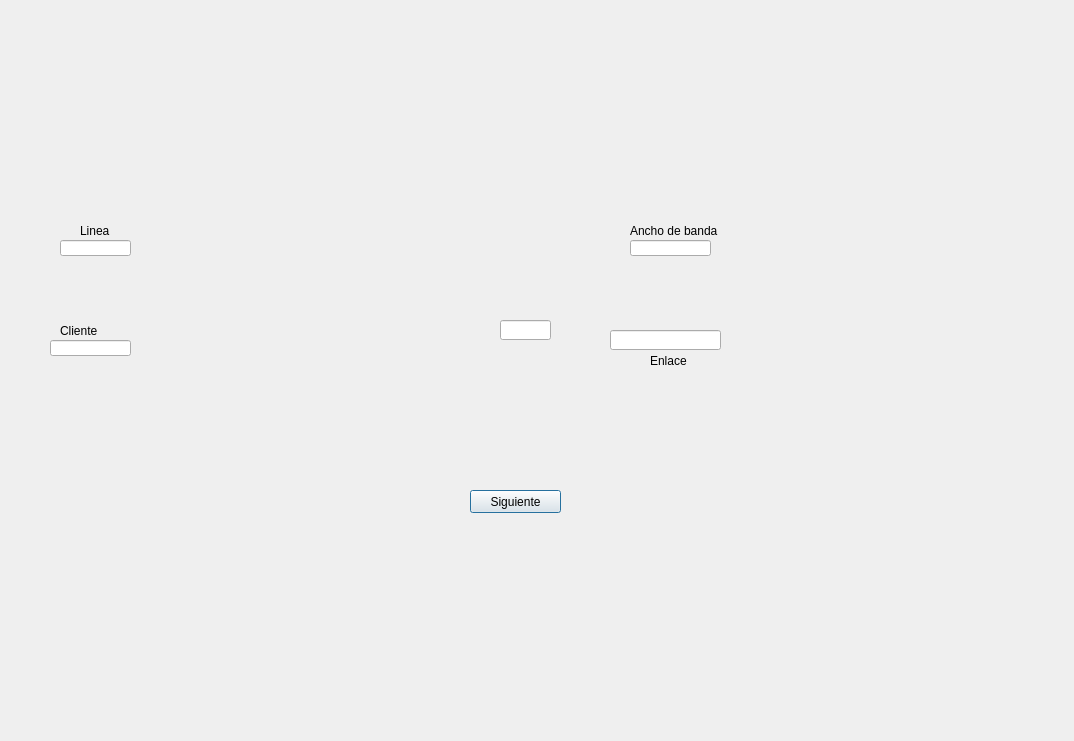
<?xml version="1.0" encoding="UTF-8"?>
<ui version="4.0">
 <class>Dialog</class>
 <widget class="QDialog" name="Dialog">
  <property name="geometry">
   <rect>
    <x>0</x>
    <y>0</y>
    <width>1074</width>
    <height>741</height>
   </rect>
  </property>
  <property name="windowTitle">
   <string>Dialog</string>
  </property>
  <widget class="QLabel" name="NClientes">
   <property name="geometry">
    <rect>
     <x>80</x>
     <y>220</y>
     <width>41</width>
     <height>21</height>
    </rect>
   </property>
   <property name="text">
    <string>Linea</string>
   </property>
  </widget>
  <widget class="QLabel" name="NLineas">
   <property name="geometry">
    <rect>
     <x>60</x>
     <y>320</y>
     <width>51</width>
     <height>21</height>
    </rect>
   </property>
   <property name="text">
    <string>Cliente</string>
   </property>
  </widget>
  <widget class="QLineEdit" name="lineEdit">
   <property name="geometry">
    <rect>
     <x>50</x>
     <y>340</y>
     <width>81</width>
     <height>16</height>
    </rect>
   </property>
  </widget>
  <widget class="QLineEdit" name="lineEdit_2">
   <property name="geometry">
    <rect>
     <x>60</x>
     <y>240</y>
     <width>71</width>
     <height>16</height>
    </rect>
   </property>
  </widget>
  <widget class="QLineEdit" name="lineEdit_3">
   <property name="geometry">
    <rect>
     <x>630</x>
     <y>240</y>
     <width>81</width>
     <height>16</height>
    </rect>
   </property>
  </widget>
  <widget class="QLabel" name="label">
   <property name="geometry">
    <rect>
     <x>30</x>
     <y>-180</y>
     <width>981</width>
     <height>921</height>
    </rect>
   </property>
   <property name="styleSheet">
    <string notr="true">image: url(:/arquitectura/Paso1.png)</string>
   </property>
   <property name="text">
    <string/>
   </property>
  </widget>
  <widget class="QLabel" name="label_2">
   <property name="geometry">
    <rect>
     <x>630</x>
     <y>220</y>
     <width>111</width>
     <height>21</height>
    </rect>
   </property>
   <property name="styleSheet">
    <string notr="true">image url(:/arquitectura/fotoprueba.jpg)</string>
   </property>
   <property name="text">
    <string>Ancho de banda</string>
   </property>
  </widget>
  <widget class="QLineEdit" name="lineEdit_4">
   <property name="geometry">
    <rect>
     <x>610</x>
     <y>330</y>
     <width>111</width>
     <height>20</height>
    </rect>
   </property>
  </widget>
  <widget class="QLabel" name="label_3">
   <property name="geometry">
    <rect>
     <x>650</x>
     <y>350</y>
     <width>41</width>
     <height>21</height>
    </rect>
   </property>
   <property name="styleSheet">
    <string notr="true">image url(:/arquitectura/fotoprueba.jpg)</string>
   </property>
   <property name="text">
    <string>Enlace</string>
   </property>
  </widget>
  <widget class="QLineEdit" name="lineEdit_5">
   <property name="geometry">
    <rect>
     <x>500</x>
     <y>320</y>
     <width>51</width>
     <height>20</height>
    </rect>
   </property>
  </widget>
  <widget class="QPushButton" name="pushButton_2">
   <property name="geometry">
    <rect>
     <x>470</x>
     <y>490</y>
     <width>91</width>
     <height>23</height>
    </rect>
   </property>
   <property name="text">
    <string>Siguiente</string>
   </property>
  </widget>
  <zorder>label</zorder>
  <zorder>NClientes</zorder>
  <zorder>NLineas</zorder>
  <zorder>lineEdit</zorder>
  <zorder>lineEdit_2</zorder>
  <zorder>lineEdit_3</zorder>
  <zorder>label_2</zorder>
  <zorder>lineEdit_4</zorder>
  <zorder>label_3</zorder>
  <zorder>lineEdit_5</zorder>
  <zorder>pushButton_2</zorder>
 </widget>
 <resources>
  <include location="arquitectura.qrc"/>
 </resources>
 <connections/>
</ui>
